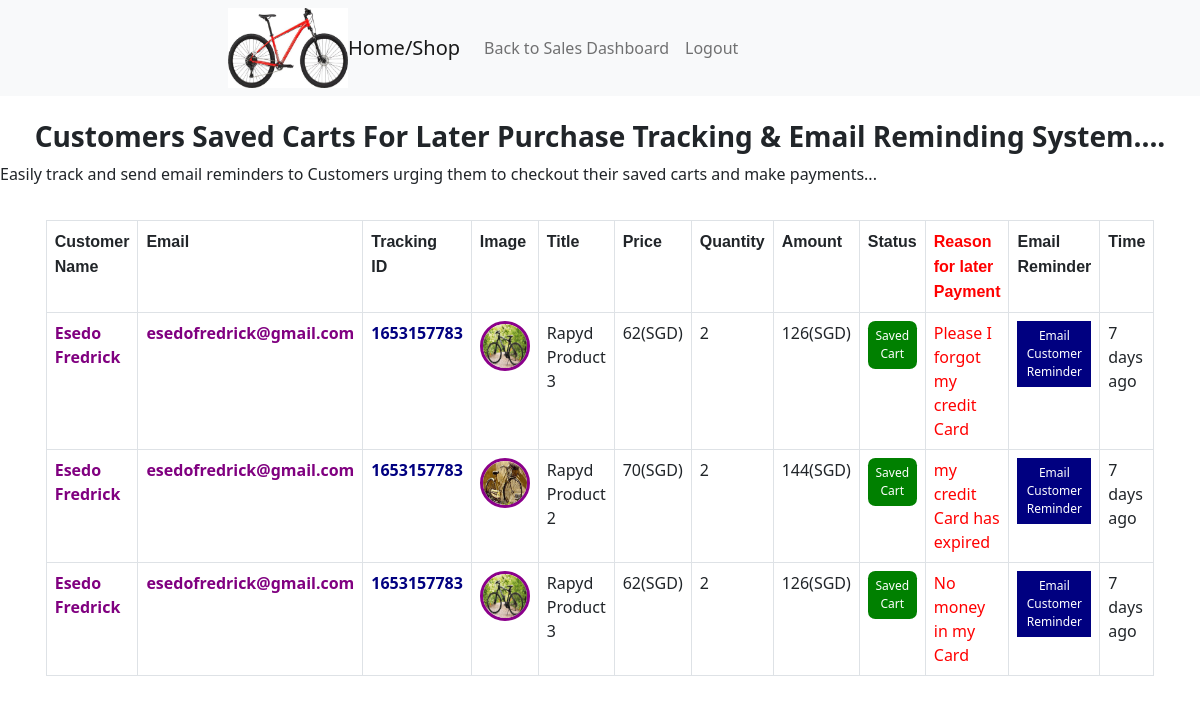
Screenshot of /dashboard_cart_saved.php (signed in) with the database file from the repository.
### tables this page shows
CREATE TABLE `cart` (
  `id` int(11) NOT NULL AUTO_INCREMENT,
  `email` varchar(100) DEFAULT NULL,
  `fullname` varchar(100) DEFAULT NULL,
  `address` varchar(200) DEFAULT NULL,
  `postal_code` varchar(10) DEFAULT NULL,
  `country` varchar(100) DEFAULT NULL,
  `cart_session` varchar(100) DEFAULT NULL,
  `price` varchar(100) DEFAULT NULL,
  `product_id` varchar(100) DEFAULT NULL,
  `shipping_rate` varchar(100) DEFAULT NULL,
  `total_amount` varchar(100) DEFAULT NULL,
  `total_amount1` varchar(100) DEFAULT NULL,
  `product_title` varchar(150) DEFAULT NULL,
  `product_photo` varchar(150) DEFAULT NULL,
  `qty` varchar(100) DEFAULT NULL,
  `timer1` varchar(100) DEFAULT NULL,
  `timer2` varchar(100) DEFAULT NULL,
  `cart_status` varchar(50) DEFAULT NULL,
  `reason` text DEFAULT NULL,
  `discount` varchar(20) DEFAULT NULL,
  PRIMARY KEY (`id`)
);

### rapyd_settings.php (called while the page is built, shortened)
<?php
$country_currency_code = 'SGD';
?>

### dashboard_cart_saved.php (the view, shortened to what this page needs)
<?php
include('rapyd_settings.php');
?>
<!DOCTYPE html>
<html lang="en">
<head>
    <link href="bootstrap.min.css" rel="stylesheet">
    <link rel="stylesheet" href="css/style.css">
</head>
<body>
    <div>
        <nav class="navbar fixed-top navbar-expand-lg navbar-light bg-light">
            <div class="container">
<li class="navbar-brand home_click imagelogo_li_remove" ><img class="img-rounded imagelogo_data" src="img/bike-img.jpeg"></li>
                <a class="navbar-brand" href="index.php">Home/Shop</a>
                <div class="collapse navbar-collapse" id="navbarNav">
                    <ul class="navbar-nav">
                        <li class="nav-item">
                           <a class="nav-link" href="dashboard_sales.php" title="Back to Sales Dashboard">Back to Sales Dashboard</a>
                        </li>
     <li class="nav-item">
                            <a class="nav-link" href="admin_logout.php" title="Logout">Logout</a>
                        </li>
                    </ul>
                </div>
            </div>
        </nav>
<br><br><br><br><br>
<h3><center><b style='color:'>Customers Saved Carts For Later Purchase Tracking & Email Reminding System....</b></center></h3>
Easily track and send email reminders to Customers  urging them to checkout their saved carts and make payments...
<br><br>
<div class='row'>
<div class='col-sm-12'>
        <div class="container">
            <?php
			include ("data6rst.php");
            $rowpage = 526;
            $limit = 0;
$result = $db->prepare("SELECT * FROM cart where cart_status='saved' order by id desc limit :row1, :rowpage");
$result->bindValue(':rowpage', (int) trim($rowpage), PDO::PARAM_INT);
$result->bindValue(':row1', (int) trim($limit), PDO::PARAM_INT);
$result->execute();
echo '<div class="tab1_responsive">
<table style="" border="0" cellspacing="2" cellpadding="2" class="tabj tab1_responsive table table-striped_no table-bordered ">
      <tr>
<th> <font face="Arial">Customer<br>Name</font> </th>
<th> <font face="Arial">Email</font> </th>
<th> <font face="Arial">Tracking<br>ID</font> </th>
          <th> <font face="Arial">Image</font> </th>
          <th> <font face="Arial">Title</font> </th>
          <th> <font face="Arial">Price</font> </th>
          <th> <font face="Arial">Quantity</font> </th>
          <th> <font face="Arial">Amount</font> </th>
<th> <font face="Arial">Status</font> </th>
<th> <font face="Arial" style="color:red">Reason for later Payment</font> </th>
<th> <font face="Arial">Email Reminder</font> </th>
<th> <font face="Arial">Time</font> </th>
</tr>';
while($row = $result->fetch()){
                $id= $row['id'];
                $title = $row['product_title'];
                $email = $row['email'];
                $timing = $row['timer1'];
                $fullname =$row['fullname'];
                $photo = $row['product_photo'];
                $address = $row['address'];
                $postal_code = $row['postal_code'];
$price = $row['price'];
$country = $row['country'];
$cart_session = $row['cart_session'];
$product_id = $row['product_id'];
$shipping_rate = $row['shipping_rate'];
$total_amount = $row['total_amount'];
$qty = $row['qty'];
$cart_status = $row['cart_status'];
$total_amount1 = $row['total_amount1'];
$reason = $row['reason'];
if($cart_status == 'abandon'){
$st = "Cart Abandoned";
$colorx ="red_css";
}else{
$st = "Saved Cart";
$colorx ="green_css";
}
            ?>
                <div class='post'  id="post_<?php echo $id; ?>">
<?php
if($id){
?>
<tr>
<td><b style='color:purple'><?php echo $fullname; ?></b></td>
<td><b style='color:purple'><?php echo $email; ?></b></td>
<td><b style='color:navy'><?php echo $cart_session; ?></b></td>
                  <td><img class='' style='border-style: solid; border-width:3px; border-color:#8B008B; width:50px;height:50px;
max-width:50px;max-height:50px;border-radius: 50%;' src='uploads/<?php echo $photo; ?>' title='Image'></td>
                  <td><?php echo $title; ?></td>
 <td><?php echo $price; ?>(<?php echo $country_currency_code; ?>)
</td>
                  <td><?php echo $qty; ?></td>
                  <td><?php echo $total_amount; ?>(<?php echo $country_currency_code; ?>)</td>
<td><div class='<?php echo $colorx; ?>' > <?php echo $st; ?> </div></td>
                  <td style='color:red'><?php echo $reason; ?></td>
                  <td>
<button title='Email Customer Reminder' class="email_css email_btn btn_action" data-bs-toggle="modal" data-bs-target="#myModal_carto"
 data-id='<?php echo $id; ?>' data-title='<?php echo $title; ?>' data-cart_session='<?php echo $cart_session; ?>'
data-email='<?php echo $email; ?>'
data-fullname='<?php echo $fullname; ?>'
data-photo='<?php echo $photo; ?>'
data-address='<?php echo $address; ?>'
data-postal_code='<?php echo $postal_code; ?>'
data-price='<?php echo $price; ?>'
data-country='<?php echo $country; ?>'
data-product_id='<?php echo $product_id; ?>'
data-shipping_rate='<?php echo $shipping_rate; ?>'
data-qty='<?php echo $qty; ?>'
data-total_payments='<?php echo $total_amount1; ?>'
data-cart_session='<?php echo $cart_session; ?>'
data-cart_id='<?php echo $id; ?>'
>
 Email Customer Reminder</button>
   <div class="result-broadcast_<?php echo $id; ?>"></div></td>
<td><span data-livestamp='<?php echo $timing; ?>'></span></span> </td>
              </tr>
</div>
<?php } ?>
                </div>
            <?php
            }
            ?>
        </div>
</div></div>
</body>
</html>

### css/style.css (style rules this page uses)
@media (min-width: 1200px) { .container { max-width: 800px; } }

### dashboard_cart_saved.php (style rules this page uses)
.imagelogo_li_remove { list-style-type: none; margin: 0; padding: 0; }
.imagelogo_data { width:120px; height:80px; }
.tabj { display: flex; flex-direction: column; justify-content: center; padding: 10px; display: flex; align-items: center; float: left; }
.green_css { background:green; color: white; padding: 6px; border:none; border-radius:15%; text-align:center; font-size:12px; }
.email_css { background: navy; color:white; padding:6px; cursor:pointer; border:none; font-size:12px; //border-radius:25%; //font-size:16px; }

### rows the page displays
cart: fullname "Esedo Fredrick", email "esedofredrick@gmail.com", cart_session "1653157783", product_photo (picture), product_title "Rapyd Product 3", price "62", qty "2", total_amount "126", cart_status "Saved Cart", reason "Please I forgot my credit Card"
cart: fullname "Esedo Fredrick", email "esedofredrick@gmail.com", cart_session "1653157783", product_photo (picture), product_title "Rapyd Product 2", price "70", qty "2", total_amount "144", cart_status "Saved Cart", reason "my credit Card has expired"
cart: fullname "Esedo Fredrick", email "esedofredrick@gmail.com", cart_session "1653157783", product_photo (picture), product_title "Rapyd Product 3", price "62", qty "2", total_amount "126", cart_status "Saved Cart", reason "No money in my Card"
